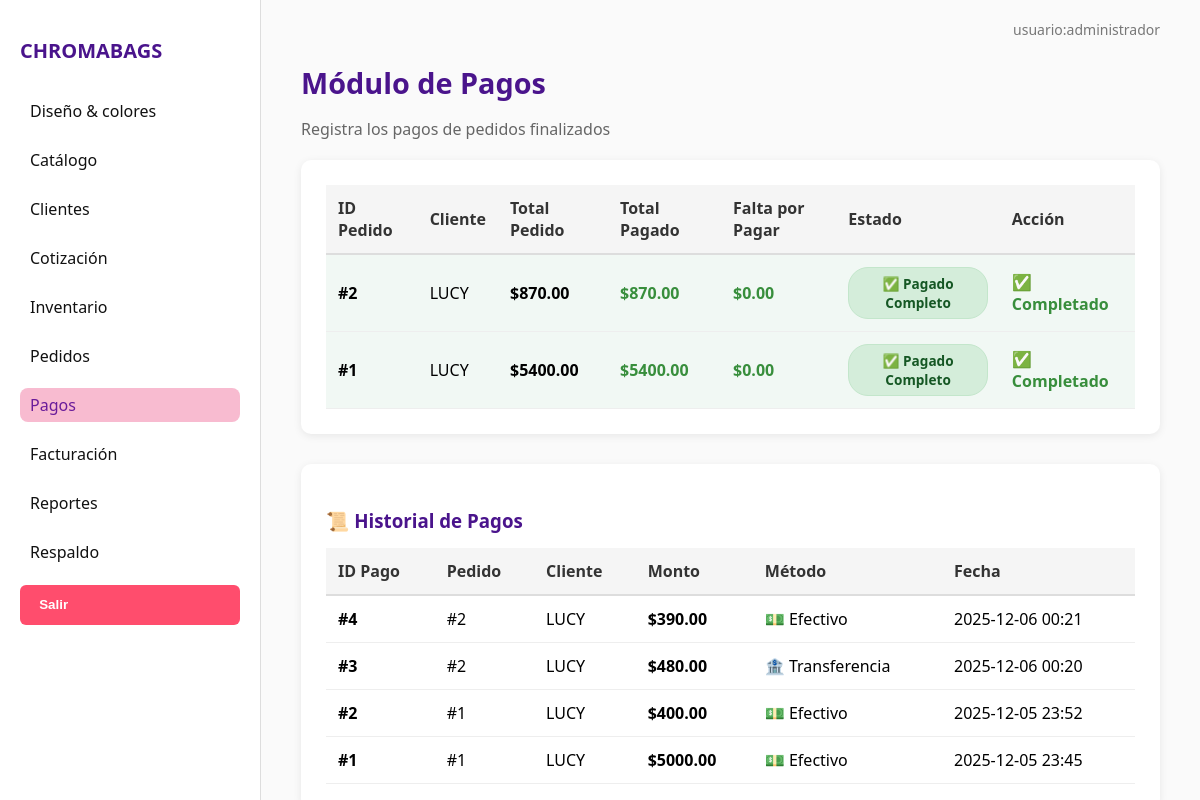
Screenshot of /pagos with the database file from the repository.
### tables this page shows
CREATE TABLE pedidos (
    id_pedido INTEGER PRIMARY KEY AUTOINCREMENT,
    id_cliente INTEGER,
    fecha_pedido TEXT DEFAULT (datetime('now')),
    fecha_entrega TEXT,
    estado TEXT DEFAULT 'pendiente',
    total REAL,
    FOREIGN KEY (id_cliente) REFERENCES clientes(id_cliente)
);

CREATE TABLE pagos (
                id_pago INTEGER PRIMARY KEY AUTOINCREMENT,
                id_pedido INTEGER NOT NULL,
                fecha_pago TEXT DEFAULT (datetime('now','localtime')),
                monto REAL NOT NULL,
                metodo TEXT NOT NULL,
                referencia TEXT,
                observaciones TEXT,
                FOREIGN KEY (id_pedido) REFERENCES pedidos(id_pedido)
            );

CREATE TABLE clientes (
    id_cliente INTEGER PRIMARY KEY AUTOINCREMENT,
    nombre_cliente TEXT NOT NULL,
    telefono TEXT,
    correo TEXT,
    direccion TEXT,
    tipo_cliente TEXT DEFAULT 'PRIMERIZO',
    fecha_registro TEXT DEFAULT (datetime('now'))
, rfc TEXT, razon_social TEXT, uso_cfdi TEXT, regimen_fiscal TEXT, correo_facturacion TEXT);

### app.py (the view)
@app.route('/pagos')
def pagos():
    conn = get_connection()
    pagos_data = []
    historial_data = []
    if conn:
        cur = conn.cursor()
        cur.execute("""
            SELECT
                p.id_pedido,
                c.nombre_cliente,
                p.total,
                COALESCE(SUM(pg.monto), 0) as total_pagado
            FROM pedidos p
            JOIN clientes c ON p.id_cliente = c.id_cliente
            LEFT JOIN pagos pg ON p.id_pedido = pg.id_pedido
            WHERE p.estado IN ('finalizado', 'entregado')
            GROUP BY p.id_pedido, c.nombre_cliente, p.total
            ORDER BY p.fecha_pedido DESC
        """)
        rows = cur.fetchall()
        for row in rows:
            id_pedido = row[0]
            nombre_cliente = row[1]
            total = row[2]
            total_pagado = row[3]
            falta_pagar = max(0, total - total_pagado)
            if total_pagado >= total:
                estado = 'pagado'
            else:
                estado = 'pendiente'
            pagos_data.append({
                'id_pedido': id_pedido,
                'nombre_cliente': nombre_cliente,
                'total': total,
                'total_pagado': total_pagado,
                'falta_pagar': falta_pagar,
                'estado': estado
            })
        cur.execute("""
            SELECT
                pg.id_pago,
                pg.id_pedido,
                c.nombre_cliente,
                pg.monto,
                pg.metodo,
                pg.fecha_pago
            FROM pagos pg
            JOIN pedidos p ON pg.id_pedido = p.id_pedido
            JOIN clientes c ON p.id_cliente = c.id_cliente
            ORDER BY pg.fecha_pago DESC
            LIMIT 50
        """)
        rows = cur.fetchall()
        for row in rows:
            historial_data.append({
                'id_pago': row[0],
                'id_pedido': row[1],
                'nombre_cliente': row[2],
                'monto': row[3],
                'metodo': row[4],
                'fecha_pago': row[5]
            })
        cur.close()
        conn.close()
    return render_template('pagos.html', pagos=pagos_data, historial=historial_data)

### db_connection.py (called while the page is built)
def get_connection():
    try:
        db_path = os.path.join('database', 'ChromaBags.db')
        conn = sqlite3.connect(db_path)
        conn.row_factory = sqlite3.Row  # Para acceder a las columnas por nombre
        return conn
    except sqlite3.Error as e:
        print(f"Error al conectar con la base de datos: {e}")
        return None

### templates/pagos.html (shortened to what this page needs)
{% extends "base.html" %}
{% block content %}
<h2 class="dashboard-titulo">Módulo de Pagos</h2>
<p class="dashboard-sub">Registra los pagos de pedidos finalizados</p>
<div class="pago-box">
  <table>
    <thead>
      <tr>
        <th>ID Pedido</th>
        <th>Cliente</th>
        <th>Total Pedido</th>
        <th>Total Pagado</th>
        <th>Falta por Pagar</th>
        <th>Estado</th>
        <th>Acción</th>
      </tr>
    </thead>
    <tbody>
      {% for p in pagos %}
      <tr class="{% if p.estado == 'pagado' %}fila-pagada{% endif %}">
        <td><strong>#{{ p.id_pedido }}</strong></td>
        <td>{{ p.nombre_cliente }}</td>
        <td><strong>${{ "%.2f"|format(p.total) }}</strong></td>
        <td class="texto-pagado">${{ "%.2f"|format(p.total_pagado) }}</td>
        <td class="texto-faltante">
          {% if p.falta_pagar > 0 %}
            <strong style="color: #d32f2f;">${{ "%.2f"|format(p.falta_pagar) }}</strong>
          {% else %}
            <span style="color: #388e3c;">$0.00</span>
          {% endif %}
        </td>
        <td>
          {% if p.estado == 'pagado' %}
            <span class="badge-pago pagado">✅ Pagado Completo</span>
          {% else %}
            <span class="badge-pago pendiente">⏳ Pago Pendiente</span>
          {% endif %}
        </td>
        <td>
          {% if p.estado != 'pagado' %}
          <form method="POST" action="{{ url_for('registrar_pago', id_pedido=p.id_pedido) }}" style="display: flex; gap: 8px; align-items: center;">
            <select name="metodo" required>
              <option value="" disabled selected>Método</option>
              <option value="efectivo">💵 Efectivo</option>
              <option value="transferencia">🏦 Transferencia</option>
              <option value="tarjeta">💳 Tarjeta</option>
            </select>
            <input type="number" step="0.01" name="monto" placeholder="Monto $" min="0.01" max="{{ p.falta_pagar }}" required>
            <button class="btn-pago" type="submit">💰 Registrar Pago</button>
          </form>
          {% else %}
            <span style="color: #388e3c; font-weight: 600;">✅ Completado</span>
          {% endif %}
        </td>
      </tr>
      {% else %}
      <tr>
        <td colspan="7" class="sin-datos">No hay pedidos finalizados pendientes de pago</td>
      </tr>
      {% endfor %}
    </tbody>
  </table>
</div>
<div class="pago-box" style="margin-top: 30px;">
  <h3 style="color: #4a148c; margin-bottom: 15px;">📜 Historial de Pagos</h3>
  <table>
    <thead>
      <tr>
        <th>ID Pago</th>
        <th>Pedido</th>
        <th>Cliente</th>
        <th>Monto</th>
        <th>Método</th>
        <th>Fecha</th>
      </tr>
    </thead>
    <tbody>
      {% for h in historial %}
      <tr>
        <td><strong>#{{ h.id_pago }}</strong></td>
        <td>#{{ h.id_pedido }}</td>
        <td>{{ h.nombre_cliente }}</td>
        <td><strong>${{ "%.2f"|format(h.monto) }}</strong></td>
        <td>
          {% if h.metodo == 'efectivo' %}💵 Efectivo
          {% elif h.metodo == 'transferencia' %}🏦 Transferencia
          {% elif h.metodo == 'tarjeta' %}💳 Tarjeta
          {% else %}{{ h.metodo }}{% endif %}
        </td>
        <td>{{ h.fecha_pago[:16] if h.fecha_pago else 'N/A' }}</td>
      </tr>
      {% else %}
      <tr>
        <td colspan="6" class="sin-datos">No hay pagos registrados</td>
      </tr>
      {% endfor %}
    </tbody>
  </table>
</div>
{% endblock %}

### static/css/style.css (style rules this page uses)
body { margin: 0; font-family: 'Segoe UI', sans-serif; background-color: #fefefe; }
.pago-box { background: white; padding: 25px; border-radius: 10px; box-shadow: 0 2px 8px rgba(0,0,0,0.08); margin-top: 20px; }
.pago-box table { width: 100%; border-collapse: collapse; }
.pago-box th { background-color: #f5f5f5; padding: 12px; text-align: left; font-weight: 600; color: #333; border-bottom: 2px solid #ddd; }
.pago-box td { padding: 12px; border-bottom: 1px solid #eee; vertical-align: middle; }
.badge-pago { display: inline-block; padding: 5px 12px; border-radius: 20px; font-size: 0.85rem; font-weight: 600; text-align: center; }
.badge-pago.pagado { background-color: #d4edda; color: #155724; border: 1px solid #c3e6cb; padding: 6px 14px; }
.fila-pagada { background-color: #f1f8f4 !important; }
.texto-pagado { color: #388e3c; font-weight: 600; }
.texto-faltante { font-weight: 600; }
.dashboard-titulo { color: #4a148c; font-size: 1.8rem; margin-bottom: 8px; }
.dashboard-sub { color: #666; font-size: 1rem; margin-bottom: 20px; }

### templates/pagos.html (style rules this page uses)
.fila-pagada { background-color: #f1f8f4; }
.texto-pagado { color: #388e3c; font-weight: 600; }

### rows the page displays
pedidos: id_pedido "2", nombre_cliente "LUCY", total "870.00", total_pagado "870.00"
pedidos: id_pedido "1", nombre_cliente "LUCY", total "5400.00", total_pagado "5400.00"
pagos: id_pago "4", id_pedido "2", nombre_cliente "LUCY", monto "390.00", metodo "💵 Efectivo", fecha_pago "2025-12-06 00:21"
pagos: id_pago "3", id_pedido "2", nombre_cliente "LUCY", monto "480.00", metodo "🏦 Transferencia", fecha_pago "2025-12-06 00:20"
pagos: id_pago "2", id_pedido "1", nombre_cliente "LUCY", monto "400.00", metodo "💵 Efectivo", fecha_pago "2025-12-05 23:52"
pagos: id_pago "1", id_pedido "1", nombre_cliente "LUCY", monto "5000.00", metodo "💵 Efectivo", fecha_pago "2025-12-05 23:45"
